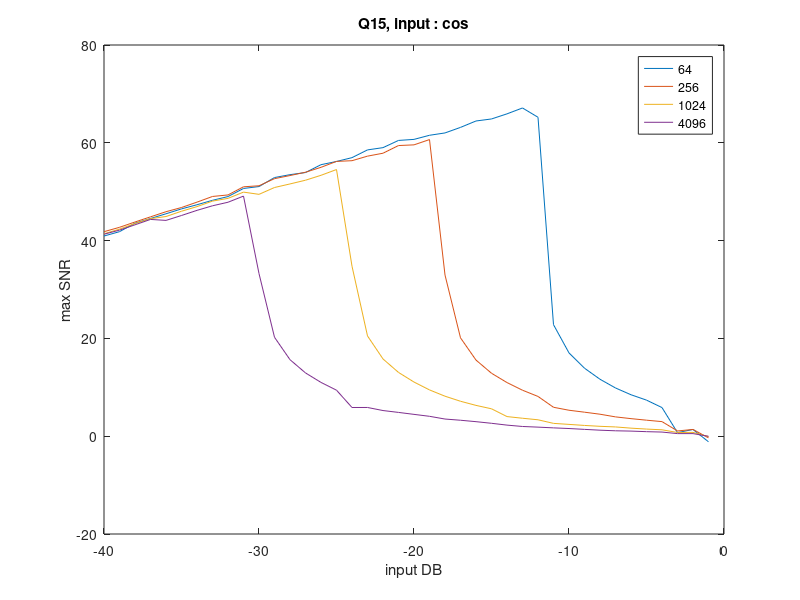

This figure's MATLAB source:
abs = [-40.000000, -39.000000, -38.000000, -37.000000, -36.000000, -35.000000, -34.000000, -33.000000, -32.000000, -31.000000, -30.000000, -29.000000, -28.000000, -27.000000, -26.000000, -25.000000, -24.000000, -23.000000, -22.000000, -21.000000, -20.000000, -19.000000, -18.000000, -17.000000, -16.000000, -15.000000, -14.000000, -13.000000, -12.000000, -11.000000, -10.000000, -9.000000, -8.000000, -7.000000, -6.000000, -5.000000, -4.000000, -3.000000, -2.000000, -1.000000];
ord64 =[40.936983, 41.827354, 43.562880, 44.516205, 45.485006, 46.486244, 47.333499, 48.241715, 49.005137, 50.662912, 51.052258, 52.893851, 53.484530, 53.919908, 55.525542, 56.183520, 56.965175, 58.548748, 59.010227, 60.485414, 60.699178, 61.538699, 62.018194, 63.151888, 64.462014, 64.876095, 65.921223, 67.122569, 65.222310, 22.808460, 17.031228, 13.906504, 11.645495, 9.864475, 8.477055, 7.378206, 5.854185, 0.733267, 1.374884, -1.143058];
ord256 = [41.824558, 42.716941, 43.806366, 44.858353, 45.907390, 46.767743, 47.865806, 49.026997, 49.338207, 51.003526, 51.214178, 52.668811, 53.304127, 53.981104, 54.986718, 56.195591, 56.340673, 57.272460, 57.870424, 59.438875, 59.580323, 60.658477, 32.960662, 20.116134, 15.567279, 12.875128, 10.968549, 9.403444, 8.131007, 5.916553, 5.308320, 4.911686, 4.496470, 3.951074, 3.592400, 3.275874, 2.982360, 1.074414, 1.382027, -0.338521];
ord1024 = [41.398872, 42.349101, 43.488668, 44.486294, 44.924837, 46.006690, 46.952139, 48.076893, 48.639080, 49.915240, 49.459406, 50.858611, 51.588121, 52.349719, 53.354264, 54.532684, 34.762597, 20.505237, 15.797032, 13.043825, 11.074526, 9.466822, 8.180717, 7.145678, 6.301826, 5.604967, 4.013596, 3.672683, 3.357368, 2.623962, 2.416316, 2.201486, 2.022077, 1.895560, 1.647534, 1.457129, 1.310698, 0.761882, 0.778446, -0.072155];
ord4096 = [41.302713, 42.143333, 43.230923, 44.329677, 44.132658, 45.135881, 46.185870, 47.120377, 47.845071, 49.102161, 33.259069, 20.231110, 15.647351, 12.941067, 10.999852, 9.411799, 5.870469, 5.875419, 5.248167, 4.864979, 4.464973, 4.069037, 3.510191, 3.264027, 2.972633, 2.639907, 2.267730, 1.988561, 1.855138, 1.705281, 1.570159, 1.396959, 1.228999, 1.107084, 1.044598, 0.928109, 0.848199, 0.530682, 0.530112, -0.020721];
figure
plot(abs,ord64);
xlabel('input DB')
ylabel('max SNR')
hold on
plot(abs,ord256);
hold on
plot(abs,ord1024);
hold on
plot(abs,ord4096);
title("Q15, input : cos");
legend('64','256','1024', '4096');
